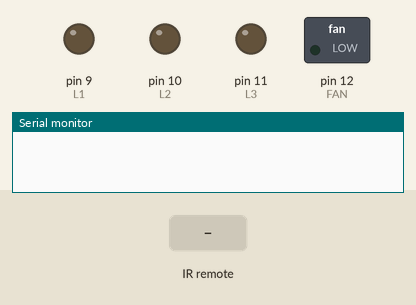
The sketch below on a simulated Arduino Uno, built with avr-gcc and run on an emulated ATmega328P. Shown: switched loads named in the sketch (green lamp = pin HIGH), output pins drawn as LEDs (lit = HIGH), the last lines printed to the serial monitor. The inputs (shaded band) are chosen by the test bench.

Above: at 1.2 s.
1.3 s: infrared code 0x38863BFE received
At 2.5 s:
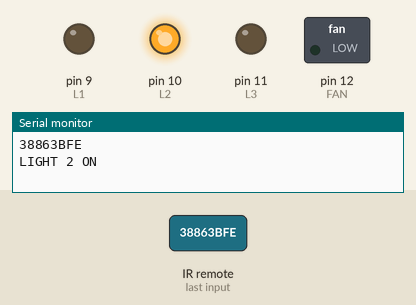
2.8 s: infrared code 0x38863BC6 received
At 3.9 s:
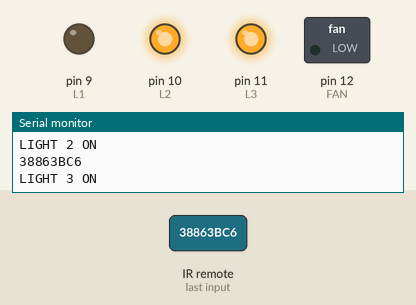
4.3 s: infrared code 0x38863BFC received
At 5.0 s:
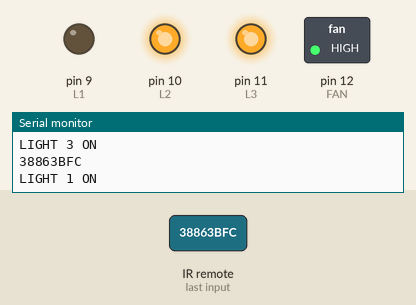
5.8 s: infrared code 0x38863BCC received
At 6.2 s:
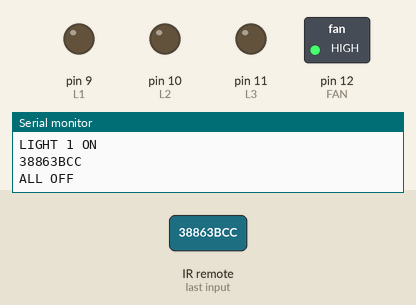
7.3 s: infrared code 0x38863BFE received
At 8.5 s:
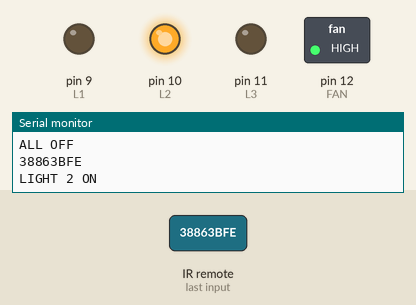
Timing chart, 0 to 9.8 s (numbered marks = the images above; inputs shaded):
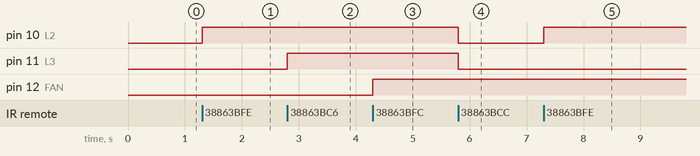

The sketch:

sketch_oct19b.ino
```cpp
#include <IRremote.h>
#include <TimerOne.h>
#define button1 0x38863BDC
#define button2 0x38863BFE
#define button3 0x38863BC6
#define buttonFan 0x38863BFC
#define plus 0x38863BF2
#define minus 0x38863BFA
#define off 0x38863BCC
int RECV_PIN = 3; //5
int L1=9; //15
int L2=10; //16
int L3=11; //17
int FAN =12; //18
boolean LS1=0;
boolean LS2=0;
boolean LS3=0;
boolean FANS=0;
boolean OFF=0;
int FANSpeed=0;
int prevFANSpeed=2;
volatile int i=0;
volatile boolean zero_cross=0;
int dim = 250;
int prevdim=60;
int freqStep = 100;
IRrecv irrecv(RECV_PIN);
decode_results results;
void setup(){
  irrecv.enableIRIn();
  pinMode(L1, OUTPUT);
  pinMode(L2, OUTPUT);
  pinMode(L3, OUTPUT);
  pinMode(FAN, OUTPUT);
  digitalWrite(L1,LOW);
  digitalWrite(L2,LOW);
  digitalWrite(L3,LOW);
  digitalWrite(FAN,LOW);

  Serial.begin(9600);
}

void loop() {

  if (irrecv.decode(&results)) {
    Serial.println(results.value,HEX);
    switch(results.value){
      case buttonFan:{
        if(LS1==0){
          Serial.println("LIGHT 1 ON");
          digitalWrite(FAN,HIGH);
          LS1=1;
        }
        else{
          Serial.println("LIGHT 1 OFF");
          digitalWrite(FAN,LOW);
          LS1=0;
        }
        break;
      }
      case button2:{
        if(LS2==0){
          Serial.println("LIGHT 2 ON");
          digitalWrite(L2,HIGH);
          LS2=1;
        }
        else{
          Serial.println("LIGHT 2 OFF");
          digitalWrite(L2,LOW);
          LS2=0;
        }
        break;
      }
      case button3:{
        if(LS3==0){
          Serial.println("LIGHT 3 ON");
          digitalWrite(L3,HIGH);
          LS3=1;
        }
        else{
          Serial.println("LIGHT 3 OFF");
          digitalWrite(L3,LOW);
          LS3=0;
        }
        break;
      }

      case off:{
        digitalWrite(L1,LOW);
        digitalWrite(L2,LOW);
        digitalWrite(L3,LOW);
        LS1=0;
        LS2=0;
        LS3=0;
        if(dim!=250){
          prevdim=dim;
          prevFANSpeed=FANSpeed;
          dim=250;
          FANS=0;
        }
        Serial.println("ALL OFF");
        break;
      }
      case plus:{
        if(FANS==1){
          if(FANSpeed<5){
            FANSpeed+=1;
            dim-=20;
            Serial.print("Fan Speed : ");
            Serial.println(FANSpeed);
            Serial.print("Fan dim : ");
            Serial.println(dim);
          }
        }
        break;
      }
      case minus:{
        if(FANS==1){
          if(FANSpeed>2){
            FANSpeed-=1;
            dim+=20;
            Serial.print("Fan Speed : ");
            Serial.println(FANSpeed);
            Serial.print("Fan dim : ");
            Serial.println(dim);
          }
        }
        break;
      }
      default:{
        break;
      }
    }
    delay(18);
    irrecv.resume();
  }
}
```

Measured:
- after the input at 1.3 s, pin 10 (L2): LOW → HIGH at once
- after the input at 2.8 s, pin 11 (L3): LOW → HIGH at once
- after the input at 4.3 s, pin 12 (FAN): LOW → HIGH at once
- after the input at 5.8 s, pin 10 (L2), pin 11 (L3): HIGH → LOW at once
- after the input at 7.3 s, pin 10 (L2): LOW → HIGH at once
